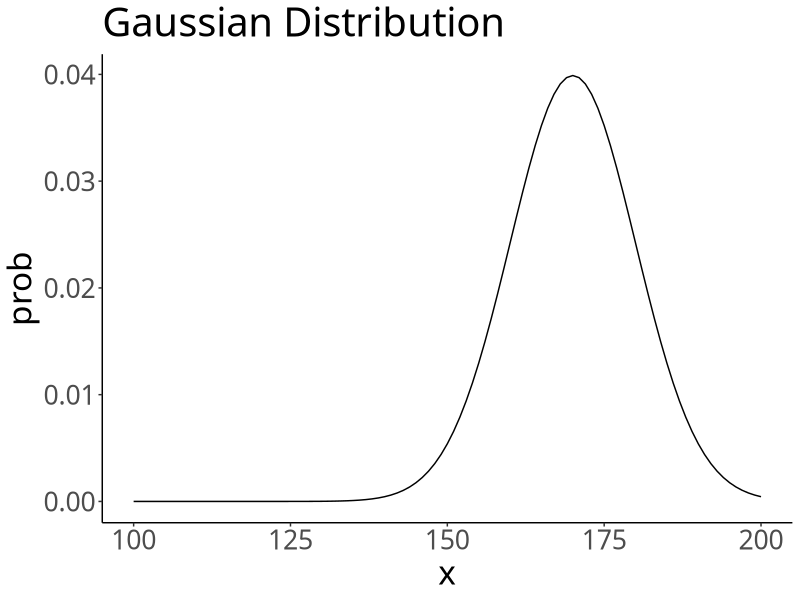
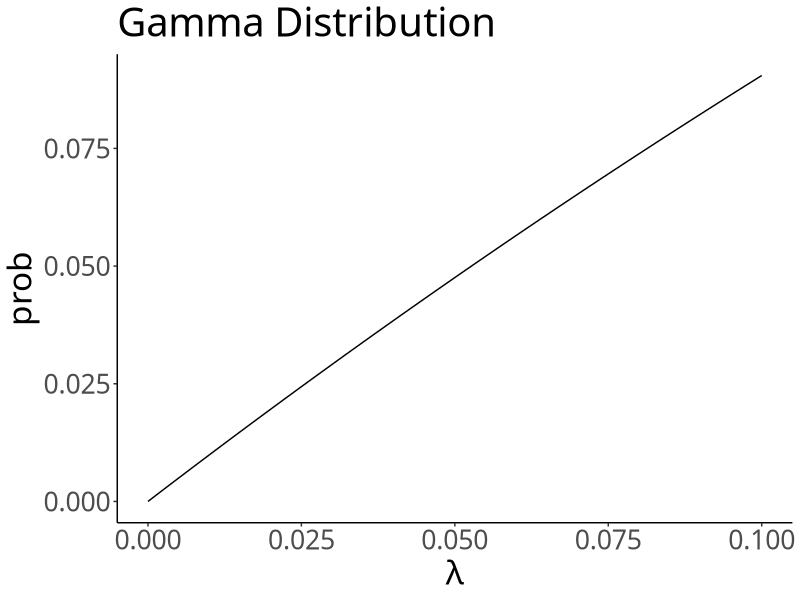
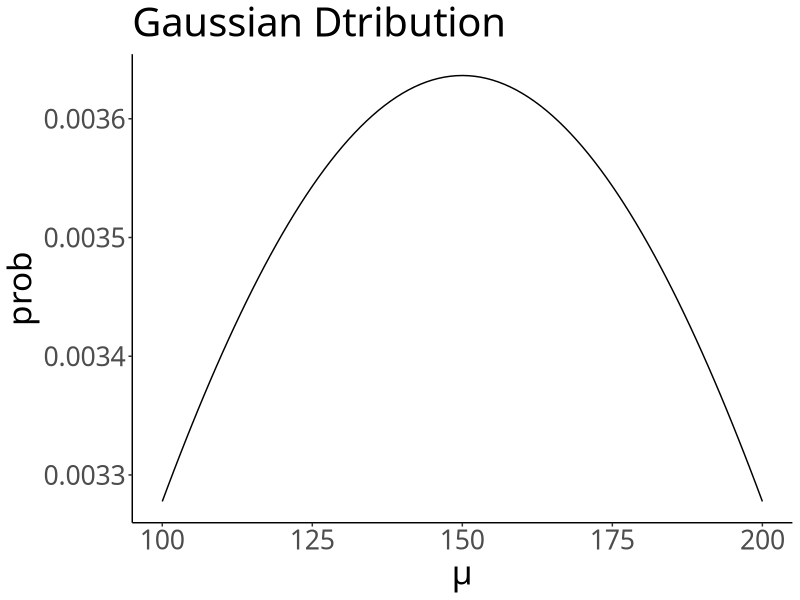
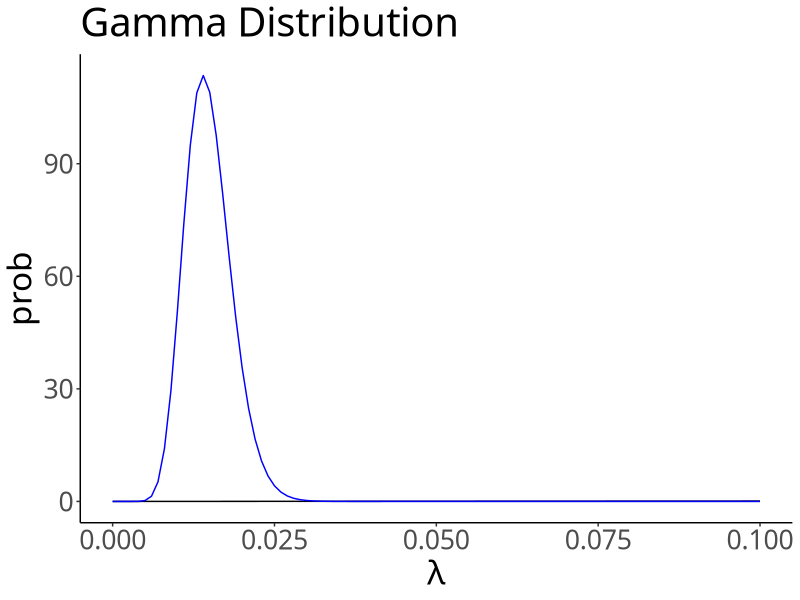
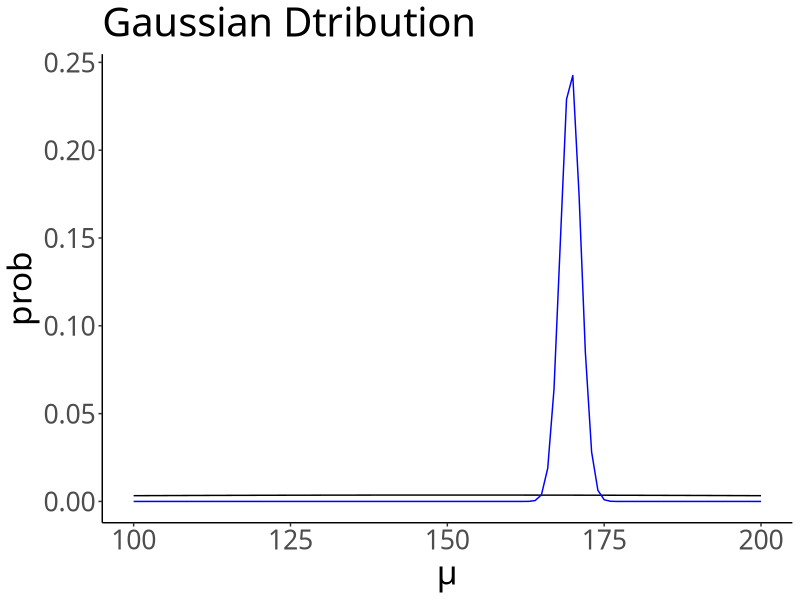

Reproduce these figures in R, in order.
## ---- chunk 1
library(ggplot2)
set.seed(1)
## ---- chunk 2
mu <- 170
lambda <- 1/100
x <- seq(100 ,200, 1)
prob <- dnorm(x, mu, 1/sqrt(lambda))

ggplot()+
  geom_line(aes(x=x, y=prob))+
  labs(x="x", y="prob", title="Gaussian Distribution")+
  theme_classic(base_family = "HiraKakuPro-W3") +
  theme(text = element_text(size = 24))
## ---- chunk 3
a_pre <- 2
b_pre <- 1
x <- seq(0 ,0.1, 0.001)
lambda_prob_pre <- dgamma(x, a_pre, b_pre)
lambda_sample_pre <- rgamma(1, a_pre, b_pre)

plot_lambda <- ggplot()+
  geom_line(aes(x=x, y=lambda_prob_pre))+
  labs(x="λ", y="prob", title="Gamma Distribution")+
  theme_classic(base_family = "HiraKakuPro-W3")+
  theme(text = element_text(size = 24))
plot_lambda
## ---- chunk 4
mu_pre <- 150
beta_pre <- 0.0001
x <- seq(100 ,200, 1)
mu_prob_pre <- dnorm(x, mu_pre, 1/sqrt(beta_pre*lambda_sample_pre))

plot_mu <- ggplot()+
  geom_line(aes(x=x, y=mu_prob_pre))+
  labs(x="μ", y="prob", title="Gaussian Dtribution")+
  theme_classic(base_family = "HiraKakuPro-W3") +
  theme(text = element_text(size = 24))
plot_mu
## ---- chunk 5
data <- rnorm(30, mu, 1/sqrt(lambda))
N <- length(data)
## ---- chunk 6
beta_pos <- N + beta_pre
mu_pos <- (sum(data)+beta_pre*mu_pre)/beta_pos
a_pos <- N/2 + a_pre
b_pos <- (sum(data^2)+beta_pre*mu_pre^2-beta_pos*mu_pos^2)/2 + b_pre
lambda_sample_pos <- rgamma(1, a_pos, b_pos)
## ---- chunk 7
x <- seq(0 ,0.1, 0.001)
lambda_prob_pos <- dgamma(x, a_pos, b_pos)

plot_lambda + geom_line(aes(x=x, y=lambda_prob_pos), col="blue")
## ---- chunk 8
x <- seq(100 ,200, 1)
mu_prob_pos <- dnorm(x, mu_pos, 1/sqrt(beta_pos*lambda_sample_pos))

plot_mu + geom_line(aes(x=x, y=mu_prob_pos), col="blue")
